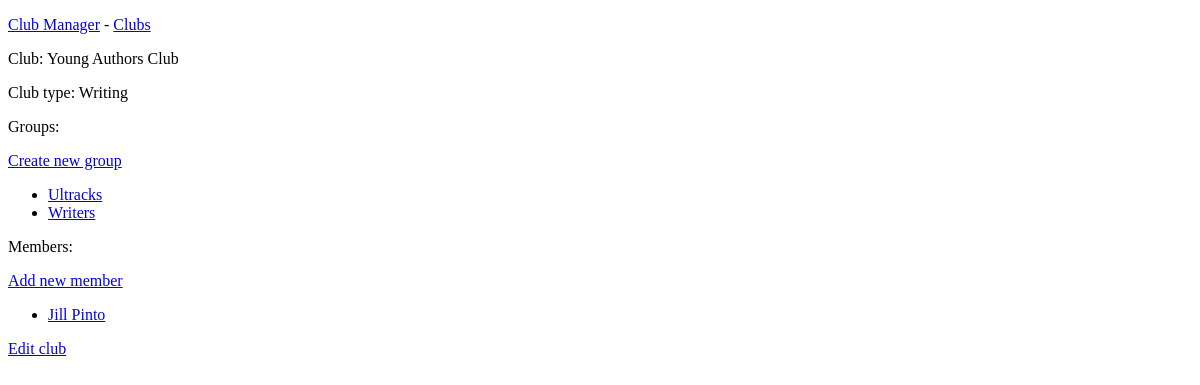
The page /club_manager/clubs/3/ on the database as committed earlier.
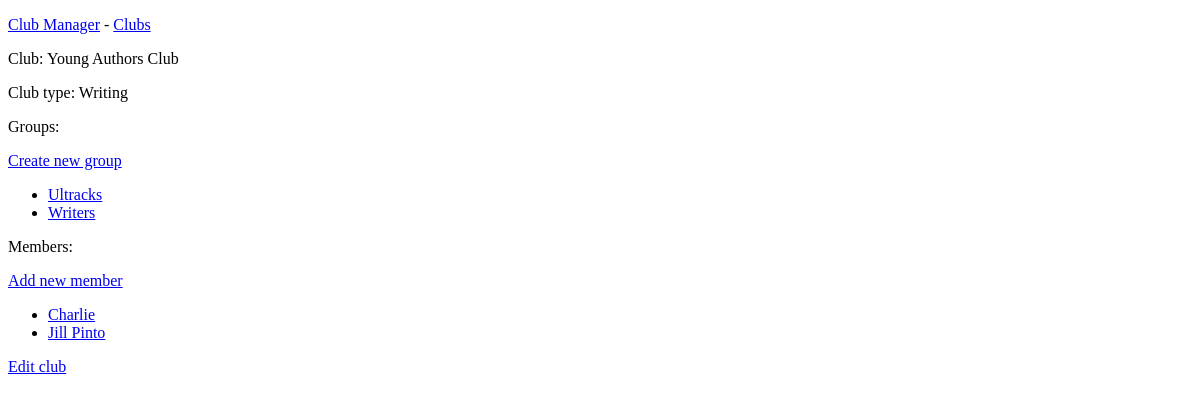
The same page on the database as committed later.
### club_manager/models.py (models this page shows)
class Group(models.Model):
    club = models.ForeignKey(Club, on_delete=models.CASCADE)
    group_name = models.CharField(max_length=100)
    def __str__(self):
        return f"{self.group_name}"

class Member(models.Model):
    club = models.ForeignKey(Club, on_delete=models.CASCADE)
    name = models.CharField(max_length=100)
    birthdate = models.DateField('birth date')
    email = models.CharField(max_length=100)
    phone = models.IntegerField()
    def __str__(self):
        return self.name

### club_manager/views.py (the view)
# urls.py: path('clubs/<int:club_id>/', views.club, name="club"),
def club(request, club_id):
    club = Club.objects.get(id=club_id)
    groups = club.group_set.order_by('group_name')
    members = club.member_set.order_by('name')
    context = {'club': club, 'groups': groups, 'members': members}
    return render(request, 'club_manager/club.html', context)

### club_manager/models.py (called while the page is built)
    def __str__(self):
        return self.club_name

### club_manager/templates/club_manager/club.html (shortened to what this page needs)
{% extends "club_manager/base.html" %}
    {% block content %}
        <p>Club: {{ club }}</p>
        <p>Club type: {{ club.club_type }}</p>
        <p>Groups:</p>
        <p>
            <a href="{% url 'club_manager:new_group' club.id %}">Create new group</a>
        </p>
            <ul>
              {% for group in groups %}
              <li>
                  <a href="{% url 'club_manager:group' group.id %}">{{ group }}</a>
              </li>
                {% empty %}
                  <li>No groups have been added to {{ club }} yet.</li>
              {% endfor %}
            </ul>
        <p>Members:</p>
        <p>
            <a href="{% url 'club_manager:new_member' club.id %}">Add new member</a>
        </p>
            <ul>
              {% for member in members %}
              <li>
                  <a href="{% url 'club_manager:member' member.id %}">{{ member }}</a>
              </li>
                {% empty %}
                  <li>No members have been added to {{ club }} yet.</li>
              {% endfor %}
            </ul>
        <p>
            <a href="{% url 'club_manager:edit_club' club.id %}">Edit club</a>
        </p>
    {% endblock content %}

Rows that differ between the two databases and show on the page:
added Member: name "Charlie"
